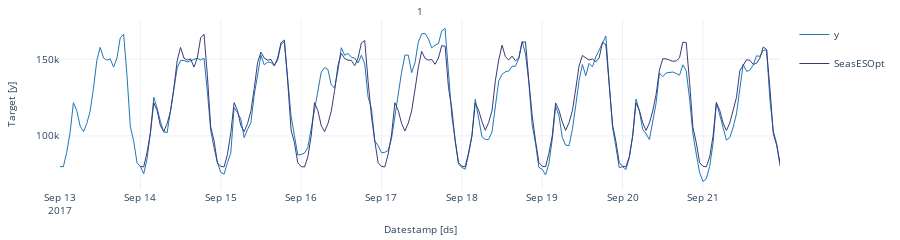

Notebook cell for this chart:
### Code cell
StatsForecast.plot(values)

### Figure 1 — Plotly figure (JSON) as saved in the notebook; plotly's stock layout.template omitted (floating-point values rounded to 4 significant figures; data arrays with more than 128 entries replaced by an {"elided": "..."} marker saying what was removed)
{"data": [{"legendgroup": "y", "line": {"color": "#1f77b4", "width": 1}, "mode": "lines", "name": "y", "showlegend": true, "type": "scatter", "x": {"elided": "216 str values"}, "xaxis": "x", "y": {"elided": "216 int values"}, "yaxis": "y"}, {"legendgroup": "SeasESOpt", "line": {"color": "#393b79", "width": 1}, "mode": "lines", "name": "SeasESOpt", "showlegend": true, "type": "scatter", "x": {"elided": "216 str values"}, "xaxis": "x", "y": {"elided": "216 float values"}, "yaxis": "y"}], "layout": {"annotations": [{"font": {"size": 10}, "showarrow": false, "text": "1", "x": 0.5, "xanchor": "center", "xref": "paper", "y": 1, "yanchor": "bottom", "yref": "paper"}, {"font": {"size": 10}, "showarrow": false, "text": "Datestamp [ds]", "x": 0.5, "xanchor": "center", "xref": "paper", "y": 0, "yanchor": "top", "yref": "paper", "yshift": -30}, {"font": {"size": 10}, "showarrow": false, "text": "Target [y]", "textangle": -90, "x": 0, "xanchor": "right", "xref": "paper", "xshift": -40, "y": 0.5, "yanchor": "middle", "yref": "paper"}], "autosize": true, "font": {"size": 10}, "height": 150, "margin": {"b": 50, "l": 60, "r": 10, "t": 20}, "xaxis": {"anchor": "y", "domain": [0, 1], "showticklabels": true, "visible": true}, "yaxis": {"anchor": "x", "domain": [0, 1]}}}
